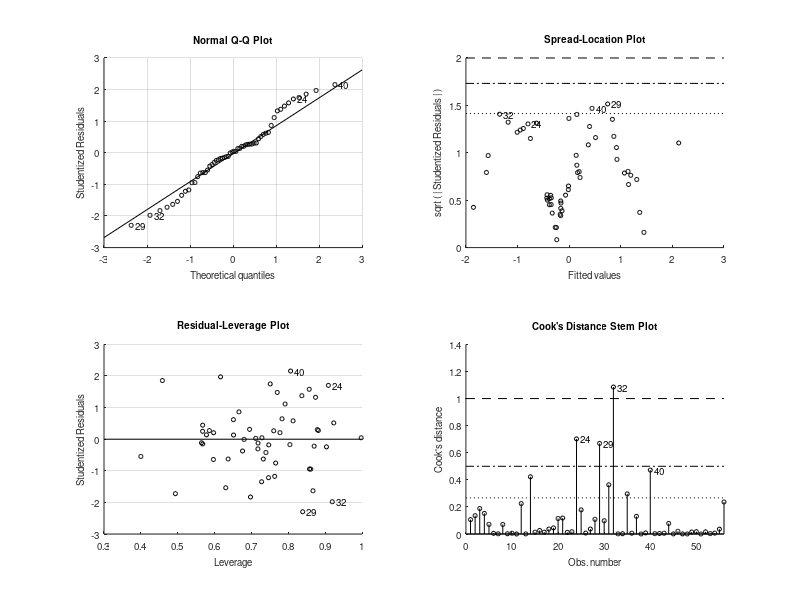

The MATLAB source for this figure: (Note: this script raises an error after producing the figure.)
% Calculate weights per person from linear regression model
% Iman Wahle
% September 5 2018

%% Load Data

% Load features
features = load('all_features.mat');
features = features.features;
feature_names = load('all_feature_names.mat');
feature_names = feature_names.feature_names;

% Use this block if doing MTurk predictions
mturk_ratings = load('ratings_matrix.mat');
mturk_ratings = mturk_ratings.X';
weight_order = load('weight_order.mat'); % which features are most important
weight_order = weight_order.I;           % since we have to use a subset of
                                         % features for the MTurk data.
                                         % 'weight_order' was determined
                                         % from 7-person data set
                                         % performance.

% Use this block if doing 7-person predictions
seven_ratings = load('trial_data.mat');
seven_ratings = seven_ratings.classifications;
seven_ratings(seven_ratings==6)=0; % artifact of how data was stored before

%% MTurk Predictions

% Extract feature names for our subset of features
NUM_FEATS = 40;
sub_feature_names = feature_names(weight_order(1:NUM_FEATS));

% Store adjusted r-squared and feature weights for each person's regression
RSQUAREDS = zeros(size(mturk_ratings,2),1);
WEIGHTS = zeros(NUM_FEATS,size(mturk_ratings,2));

% Now do regression for each person
for rID=1:size(mturk_ratings,2)
    rtngs = mturk_ratings(:,rID);
    % select out paintings that this participant gave ratings for
    rated = find(rtngs~=0);
    % handle false trial case
    if length(rated)<=50
        continue;
    end
    % fit linear model
    lm = fitlm(zscore(features(rated, weight_order(1:NUM_FEATS))), ...
         zscore(rtngs(rated)), 'linear');
    % store results
    RSQUAREDS(rID,1) = lm.Rsquared.Adjusted;
    WEIGHTS(:,rID) = lm.Coefficients.Estimate(2:end);
end

% Plot the resultant weights
mweights = mean(abs(WEIGHTS),2);
sweights = std(abs(WEIGHTS)')';
[~,J] = sort(mweights,'descend');
xticks = 1:size(WEIGHTS,1);
xlabels = sub_feature_names;
xlabels = xlabels(J);
figure;errorbar(1:size(WEIGHTS,1),mweights(J),sweights(J),'or'); grid on; set(gca, 'Xtick', xticks, 'XTicklabel', xlabels);xtickangle(45);
ylabel('Feature Weight');
xlabel('Feature');
title('Mean and Standard Deviation of Feature Weights Across Participants 1:1545');

%% 7-Person Predictions

NUM_FEATS = size(features,2);

% Store adjusted r-squared and feature weights for each person's regression
RSQUAREDS = zeros(size(seven_ratings,2),1);
WEIGHTS = zeros(NUM_FEATS,size(seven_ratings,2));

% Now do regression for each person
for rID=[1:7]
    lm = fitlm(zscore(features), zscore(ratings(:,rID)), 'linear');
    
    fprintf(['Rating Participant: ' num2str(rID) ...
        '    Adj R-Squared: ' num2str(lm.Rsquared.Adjusted) ...
        '    RMSE: ' num2str(lm.RMSE) '\n']);
    WEIGHTS(:,rID) = lm.Coefficients.Estimate(2:end);
    RSQUAREDS(rID,1) = lm.Rsquared.Adjusted;
end

% Plot the resultant weights
mweights = mean(abs(WEIGHTS),2);
sweights = std(abs(WEIGHTS)')';
[~,J] = sort(mweights,'descend');
xticks = 1:size(WEIGHTS,1);
xlabels = feature_names;
xlabels = xlabels(J);
figure;errorbar(1:size(WEIGHTS,1),mweights(J),sweights(J),'or'); grid on; set(gca, 'Xtick', xticks, 'XTicklabel', xlabels);xtickangle(45);
ylabel('Feature Weight');
xlabel('Feature');
title('Mean and Standard Deviation of Feature Weights Across Participants 1:1545');